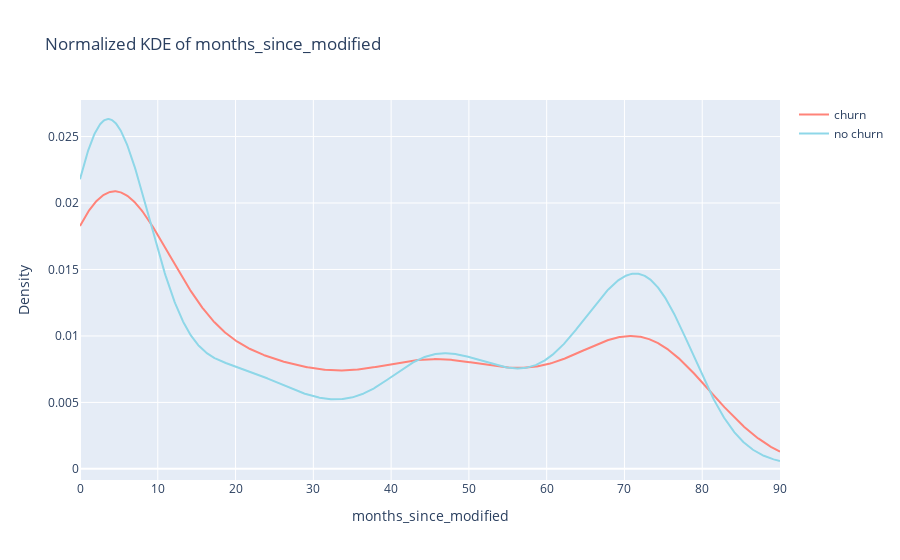

Notebook code for this chart:
### Code cell
plot_kde(df, 'months_since_modified', max = 90)

### Figure 1 — Plotly figure (JSON) as saved in the notebook; plotly's stock layout.template omitted (floating-point values rounded to 4 significant figures; data arrays with more than 128 entries replaced by an {"elided": "..."} marker saying what was removed)
{"data": [{"line": {"color": "#ff8379", "width": 2}, "mode": "lines", "name": "churn", "type": "scatter", "x": {"elided": "1000 float values"}, "y": {"elided": "1000 float values"}}, {"line": {"color": "#8ed7e8", "width": 2}, "mode": "lines", "name": "no churn", "type": "scatter", "x": {"elided": "1000 float values"}, "y": {"elided": "1000 float values"}}], "layout": {"title": {"text": "Normalized KDE of months_since_modified"}, "xaxis": {"title": {"text": "months_since_modified"}}, "yaxis": {"title": {"text": "Density"}}}}
